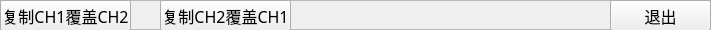
  <widget class="QFrame" name="frameBtn">
   <property name="geometry">
    <rect>
     <x>10</x>
     <y>510</y>
     <width>711</width>
     <height>30</height>
    </rect>
   </property>
   <property name="frameShape">
    <enum>QFrame::StyledPanel</enum>
   </property>
   <property name="frameShadow">
    <enum>QFrame::Raised</enum>
   </property>
   <widget class="QPushButton" name="pushBtnExit">
    <property name="geometry">
     <rect>
      <x>610</x>
      <y>0</y>
      <width>101</width>
      <height>31</height>
     </rect>
    </property>
    <property name="font">
     <font>
      <family>楷体</family>
      <pointsize>12</pointsize>
     </font>
    </property>
    <property name="text">
     <string>退出</string>
    </property>
   </widget>
   <widget class="QPushButton" name="pushBtnCh1ToCh2">
    <property name="geometry">
     <rect>
      <x>0</x>
      <y>0</y>
      <width>131</width>
      <height>31</height>
     </rect>
    </property>
    <property name="font">
     <font>
      <family>楷体</family>
      <pointsize>12</pointsize>
     </font>
    </property>
    <property name="whatsThis">
     <string>使用Ch1的配置数据，覆盖或填充Ch2的所有选项</string>
    </property>
    <property name="text">
     <string>复制CH1覆盖CH2</string>
    </property>
   </widget>
   <widget class="QPushButton" name="pushBtnCh2ToCh1">
    <property name="geometry">
     <rect>
      <x>160</x>
      <y>0</y>
      <width>131</width>
      <height>31</height>
     </rect>
    </property>
    <property name="font">
     <font>
      <family>楷体</family>
      <pointsize>12</pointsize>
     </font>
    </property>
    <property name="whatsThis">
     <string>使用Ch2的配置数据，覆盖或填充Ch1的所有选项</string>
    </property>
    <property name="text">
     <string>复制CH2覆盖CH1</string>
    </property>
   </widget>
  </widget>
